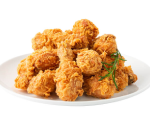
#> input picture img/chicken.png, 150 x 132 px; its folder holds only this picture in this run
$ python -i kiosk.py   (imports and definitions only)
#> lines starting #> are read from the running program, lines starting #| are printed output that depends on the picture
from tkinter import *
from tkinter import ttk, simpledialog
import tkinter.messagebox as msgbox
from datetime import datetime
import csv
from matplotlib.backends.backend_tkagg import FigureCanvasTkAgg
import matplotlib.pyplot as plt
import numpy as np

canvas = None
scrollbar = None

def on_hover(event):
    # 아무런 동작 없이 무시하도록 설정
    pass

def on_mousewheel(event):
    canvas.yview_scroll(int(-1*(event.delta/120)), "units")

def scroll_to_recommand():
    canvas.yview_moveto(0)

def scroll_to_main():
    canvas.yview_moveto(0.23)

def scroll_to_an_ju():
    canvas.yview_moveto(0.6)

def scroll_to_alco():
    canvas.yview_moveto(1)

def info():
    msgbox.showinfo("알림", "직원이 호출되었습니다. 잠시만 기다려주세요.")

# [78 lines left out: functions remove_item_from_cart, add_to_cart, increase_quantity, not called in this run]

def decrease_quantity(frame):
    current_quantity = int(frame.grid_slaves(row=0, column=2)[0].cget("text"))
    if current_quantity > 1:
        frame.grid_slaves(row=0, column=2)[0].config(text=str(current_quantity - 1))
    else:
        menu_name = frame.grid_slaves(row=0, column=0)[0].cget("text").split("\n")[0]
        remove_item_from_cart(menu_name)  # 수량이 0이 되면 해당 메뉴를 장바구니에서 삭제

    update_total_price()


# 주문 내역 창에 대한 클래스 정의
class OrderHistoryWindow(Toplevel):
    order_history_window = None

    # [25 lines left out: functions __init__, destroy_window, not called in this run]


# 주문 내역 리스트를 저장할 리스트
order_history_list = []
order_history_window = None  # 주문 내역 창 객체

# 결제 완료 후 장바구니 비우기
# [125 lines left out: functions clear_cart, show_order_history, save_order_to_csv, show_setting, not called in this run]


# [4 lines not run here, left out]

# 스타일 설정
style = ttk.Style()

# 결제하기 버튼 스타일
# [11 lines not run here, left out]

# 메인 로고 프레임
# [1 line that did not run here, left out]
# [1 line not run here, left out]

main_logo = PhotoImage(file='./img/main_logo_gray.png')
main_logo = main_logo.subsample(7, 7)

style = ttk.Style()
# [1 line not run here, left out]

cart_style = ttk.Style()
# [1 line not run here, left out]

# [1 line that did not run here, left out]
# [4 lines not run here, left out]

# 왼쪽에 메뉴 버튼들이 출력될 프레임
# [1 line that did not run here, left out]
# [8 lines not run here, left out]

# 각각의 메뉴 버튼 생성 및 추가
# [1 line that did not run here, left out]
# [1 line that did not run here, left out]
# [1 line that did not run here, left out]
# [1 line that did not run here, left out]

# 버튼에 호버 이벤트 설정
# [9 lines not run here, left out]

# 장바구니 프레임
# [1 line that did not run here, left out]
# [1 line not run here, left out]

# 결제하기 버튼 위에 총 합을 표시할 레이블
# [1 line that did not run here, left out]
# [1 line not run here, left out]

# 총 합 업데이트 함수
# [32 lines left out: functions update_total_price, update_scroll, not called in this run]

# 각 열의 너비를 설정
# [1 line not run here, left out]

# 장바구니 프레임에 내용 추가 (예: 텍스트 라벨)
cart_image = PhotoImage(file='./img/shopping_cart.png')

# cart_content_frame의 크기 설정
# [1 line that did not run here, left out]
# [1 line not run here, left out]

# 폰트 설정
cart_label_font = ('Malgun Gothic', 14, 'bold')
table_num_font = ('Malgun Gothic', 14, 'bold')
payment_button_font = ('Malgun Gothic', 14, 'bold')

# [1 line that did not run here, left out]
# [1 line not run here, left out]

# 간격을 추가하기 위한 빈 라벨
# [1 line that did not run here, left out]
# [1 line not run here, left out]

# [1 line that did not run here, left out]
# [1 line not run here, left out]

# 결제하기 버튼
# [1 line that did not run here, left out]
# [1 line not run here, left out]

# 메뉴 리스트 프레임 생성
# [1 line that did not run here, left out]
# [1 line not run here, left out]

# 스크롤바 생성
# [1 line that did not run here, left out]
# [1 line not run here, left out]

# 스크롤 가능한 콘텐츠를 위한 캔버스
# [1 line that did not run here, left out]
# [1 line not run here, left out]

# 캔버스 내부의 내부 프레임
menu_list_inner_frame = Frame(canvas, bg="#686666")

# 메뉴 리스트 프레임 내에서의 위치 조정
# [8 lines not run here, left out]

# 내부 프레임 추천 메뉴 레이블
recommend_label = Label(menu_list_inner_frame, text="추천메뉴", font=('Malgun Gothic', 14, 'bold'), bg='#686666', fg='white')
# [1 line not run here, left out]

# 메뉴 1
quantity_var_menu1 = IntVar()
menu1_image = PhotoImage(file='./img/chicken.png')
menu1_btn = Button(menu_list_inner_frame, text="탁탁후라이드치킨\n15000원", image=menu1_image, compound='top', bg='#535050', fg='white', command=lambda:add_to_cart("탁탁후라이드치킨", "15000", quantity_var_menu1))
# [1 line not run here, left out]

# 메뉴 2
quantity_var_menu2 = IntVar()
menu2_image = PhotoImage(file='./img/전.png')
menu2_btn = Button(menu_list_inner_frame, text="탁탁해물파전\n10000원", image=menu2_image, compound='top', bg='#535050', fg='white', command=lambda:add_to_cart("전", "10000", quantity_var_menu2))
# [1 line not run here, left out]

# 메뉴 3
quantity_var_menu3 = IntVar()
menu3_image = PhotoImage(file='./img/생탁막걸리.png')
menu3_btn = Button(menu_list_inner_frame, text="생탁막걸리\n5000원", image=menu3_image, compound='top', bg='#535050', fg='white', command=lambda:add_to_cart("생탁막걸리", "5000", quantity_var_menu3))
# [3 lines not run here, left out]

# 내부 프레임 메인 메뉴 레이블
main_menu_label = Label(menu_list_inner_frame, text="메인메뉴", font=('Malgun Gothic', 14, 'bold'), bg='#686666', fg='white')
# [1 line not run here, left out]

# 메뉴 1 (메인 메뉴)
menu1_btn = Button(menu_list_inner_frame, text="탁탁후라이드치킨\n15000원", image=menu1_image, compound='top', bg='#535050', fg='white', command=lambda:add_to_cart("탁탁후라이드치킨", "15000", quantity_var_menu1))
# [1 line not run here, left out]

# 메뉴 4
quantity_var_menu4 = IntVar()
menu4_image = PhotoImage(file='./img/곱창전골.png')
menu4_btn = Button(menu_list_inner_frame, text="곱창탁전골\n12000원", image=menu4_image, compound='top', bg='#535050', fg='white', command=lambda:add_to_cart("곱창탁전골", "12000", quantity_var_menu4))
# [1 line not run here, left out]

# 메뉴 5
quantity_var_menu5 = IntVar()
menu5_image = PhotoImage(file='./img/돼지불백.png')
menu5_btn = Button(menu_list_inner_frame, text="돼지탁탁불백\n9000원", image=menu5_image, compound='top', bg='#535050', fg='white', command=lambda:add_to_cart("돼지탁탁불백", "9000", quantity_var_menu5))
# [1 line not run here, left out]

# 메뉴 6
quantity_var_menu6 = IntVar()
menu6_image = PhotoImage(file='./img/골뱅이무침.png')
menu6_btn = Button(menu_list_inner_frame, text="골뱅이탁탁무침\n13000원", image=menu6_image, compound='top', bg='#535050', fg='white', command=lambda:add_to_cart("골뱅이탁탁무침", "13000", quantity_var_menu6))
# [1 line not run here, left out]

# 메뉴 7
quantity_var_menu7 = IntVar()
menu7_image = PhotoImage(file='./img/국물닭발.png')
menu7_btn = Button(menu_list_inner_frame, text="국물탁발\n12500원", image=menu7_image, compound='top', bg='#535050', fg='white', command=lambda:add_to_cart("국물탁발", "12500", quantity_var_menu7))
# [1 line not run here, left out]

# 메뉴 8
quantity_var_menu8 = IntVar()
menu8_image = PhotoImage(file='./img/해장라면.png')
menu8_btn = Button(menu_list_inner_frame, text="해장탁라면\n7000원", image=menu8_image, compound='top', bg='#535050', fg='white', command=lambda:add_to_cart("해장탁라면", "7000", quantity_var_menu8))
# [3 lines not run here, left out]

# 내부 프레임 안주 레이블
an_ju_label = Label(menu_list_inner_frame, text="안주", font=('Malgun Gothic', 14, 'bold'), bg='#686666', fg='white')
# [1 line not run here, left out]

# 메뉴 2 (안주)
menu2_btn = Button(menu_list_inner_frame, text="탁탁해물파전\n10000원", image=menu2_image, compound='top', bg='#535050', fg='white', command=lambda:add_to_cart("탁탁해물파전", "10000", quantity_var_menu2))
# [1 line not run here, left out]

# 메뉴 9
quantity_var_menu9 = IntVar()
menu9_image = PhotoImage(file='./img/반건조오징어.png')
menu9_btn = Button(menu_list_inner_frame, text="반건조탁징어\n5000원", image=menu9_image, compound='top', bg='#535050', fg='white', command=lambda:add_to_cart("반건조탁징어", "5000", quantity_var_menu9))
# [1 line not run here, left out]

# 메뉴 10
quantity_var_menu10 = IntVar()
menu10_image = PhotoImage(file='./img/두부김치.png')
menu10_btn = Button(menu_list_inner_frame, text="두부김치\n11500원", image=menu10_image, compound='top', bg='#535050', fg='white', command=lambda:add_to_cart("두부김치", "11500", quantity_var_menu10))
# [3 lines not run here, left out]

# 내부 프레임 주류 레이블
alco_label = Label(menu_list_inner_frame, text="주류", font=('Malgun Gothic', 14, 'bold'), bg='#686666', fg='white')
# [1 line not run here, left out]

# 메뉴 3 (주류)
menu3_btn = Button(menu_list_inner_frame, text="생탁막걸리\n5000원", image=menu3_image, compound='top', bg='#535050', fg='white', command=lambda:add_to_cart("생탁막걸리", "5000", quantity_var_menu3))
# [1 line not run here, left out]

# 메뉴 11
quantity_var_menu11 = IntVar()
menu11_image = PhotoImage(file='./img/참이슬.png')
menu11_btn = Button(menu_list_inner_frame, text="참이슬\n5000원", image=menu11_image, compound='top', bg='#535050', fg='white', command=lambda:add_to_cart("참이슬", "5000", quantity_var_menu11))
# [1 line not run here, left out]

# 메뉴 12
quantity_var_menu12 = IntVar()
menu12_image = PhotoImage(file='./img/카스.png')
menu12_btn = Button(menu_list_inner_frame, text="카스\n5000원", image=menu12_image, compound='top', bg='#535050', fg='white', command=lambda:add_to_cart("카스", "5000", quantity_var_menu12))
# [10 lines not run here, left out]

# 맨 밑에 프레임
# [1 line that did not run here, left out]
# [1 line not run here, left out]

# 각각의 버튼 추가
bell_image = PhotoImage(file='./img/bell.png')
# [1 line that did not run here, left out]
# [1 line that did not run here, left out]
cog_image = PhotoImage(file='./img/cog.png')
# [1 line that did not run here, left out]

# [7 lines not run here, left out]

>>> import cv2
>>> picture = cv2.imread('../img/chicken.png', cv2.IMREAD_GRAYSCALE)
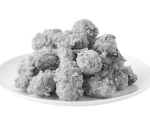
#> picture: shape (132, 150); min 21, max 255, mean 216.4
#> (the run stopped early here; a loop or call above may not have finished)
